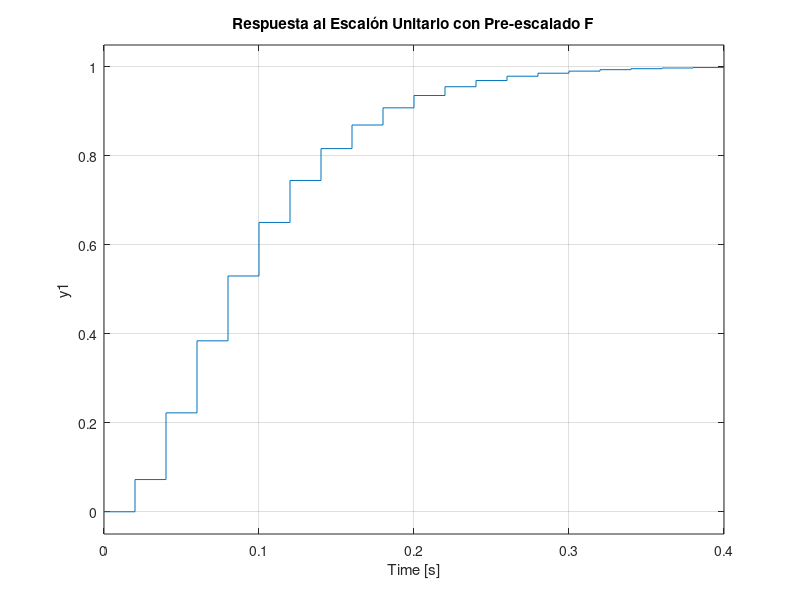

Reproduce this figure in MATLAB.
clear all; close all; clc
s = tf('s');

Ts = 20e-3;
p1 = -17;
p2 = -18;
k_planta = 0.042; 


A = [0,         1;
    -(p1*p2), p1+p2];
B = [       0;
    k_planta * p1 * p2];
C = [1, 0]; 
D = 0;

sys_c = ss(A, B, C, D);
sys_d = c2d(sys_c, Ts, 'zoh');
[Ad2, Bd2, Cd2, Dd2] = ssdata(sys_d);
%% Observador

l1_cont = -30; 
l2_cont = -40; 
l1_z = exp(l1_cont * Ts);
l2_z = exp(l2_cont * Ts);

L_d = place(Ad2', Cd2', [l1_z, l2_z])';

disp('Ganancias del OBSERVADOR (L_d):');
fprintf('l1_d = %.4f\n', L_d(1));
fprintf('l2_d = %.4f\n\n', L_d(2));

%% Realimentación de estados

polo_c1_cont = -20;
polo_c2_cont = -25;
z1_c = exp(polo_c1_cont * Ts);
z2_c = exp(polo_c2_cont * Ts);

K_d = place(Ad2, Bd2, [z1_c, z2_c]);
K_d = -K_d

disp('Ganancias del CONTROLADOR (K_d):');
fprintf('k1 = %.4f\n', K_d(1));
fprintf('k2 = %.4f\n', K_d(2));

%% Feedfoward
I = eye(size(Ad2)); %Identidad
F = 1 / (Cd2 * inv(I - Ad2 - Bd2 * K_d) * Bd2);

disp('Ganancia de pre-escalado de la referencia (F):');
fprintf('F = %.4f\n', F);
sys_cl_referencia = ss(Ad2 + Bd2*K_d, Bd2 * F, Cd2, Dd2, Ts);

figure();
step(sys_cl_referencia);
title('Respuesta al Escalón Unitario con Pre-escalado F');
grid on;
